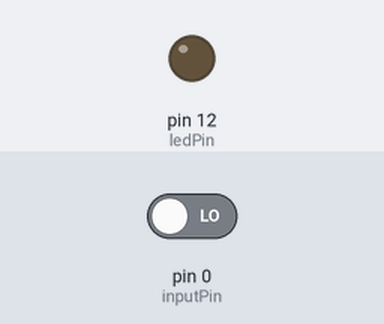
Bench run of a sketch on a simulated Arduino Uno, built with avr-gcc and run on an emulated ATmega328P. On the bench: output pins drawn as LEDs (lit = HIGH). The inputs (shaded band) are chosen by the test bench; at power-on: pin 0 (inputPin) LOW.

Above: at 1.2 s.
1.3 s: pin 0 (inputPin) driven HIGH
At 2.7 s:
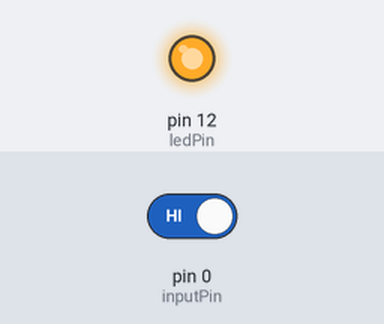
Timing chart, 0 to 4.3 s (numbered marks = the images above; inputs shaded):
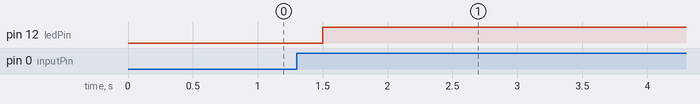

Measured:
- after the input at 1.3 s, pin 12 (ledPin): LOW → HIGH after 0.20 s

The sketch:

led_button_control.ino
```cpp
int inputPin = 0;
int ledPin = 12;
int buttonState = 0;
int buttonStateTm1 = 0;
int ledState = LOW;

void setup() {
  pinMode(inputPin, INPUT);
  pinMode(ledPin, OUTPUT);
}

void loop() {
  buttonState = digitalRead(inputPin);
  if(buttonState > buttonStateTm1){
    delay(200);
    ledState = !ledState;
  }
  digitalWrite(ledPin, ledState);
  buttonStateTm1 = buttonState;
}
```
